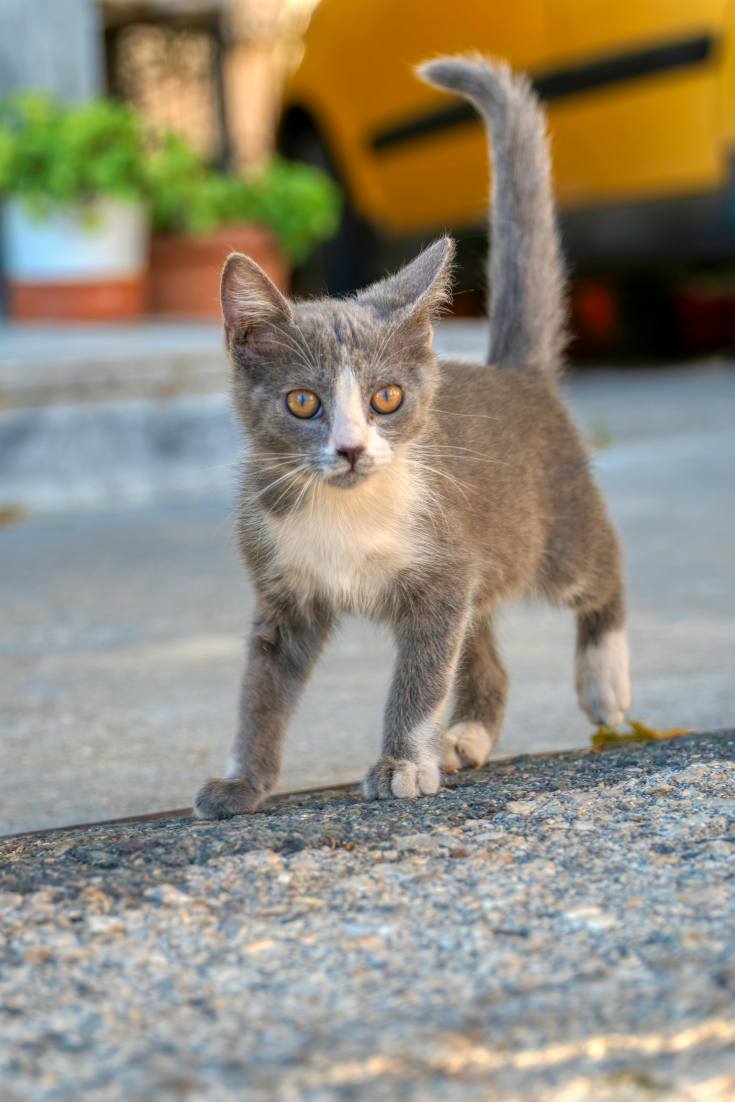
#> input picture Class_Codes/Lab7_28_JAN_CV_MAMSADAF/pexels-alexravvas-26611787.jpg, 3671 x 5506 px (shown at 1/5 size)
$ jupyter execute histogram2.ipynb
#> lines starting #> are read from the running program, lines starting #| are printed output that depends on the picture
### Importing all Required Libraries

[cell 1]
import numpy as np
import matplotlib.pyplot as plt
import pandas as pd
import cv2

### Reading the Image

[cell 2]
image = cv2.imread('pexels-alexravvas-26611787.jpg')
#> image is the input picture: shape (5506, 3671, 3); mean B, G, R 123.1, 139.5, 145.7
cv2.imshow('original', image)
cv2.waitKey(0)
cv2.destroyAllWindows()

### Displaying the Image Using Matplotlib

[cell 3]
plt.figure(figsize = (10,10))
plt.imshow(cv2.cvtColor(image, cv2.COLOR_BGR2RGB))
plt.title('Original Image')
plt.show()

### Printing Shape of the Image

[cell 4]
print(f" Shape of the Image:: {image.shape}")
#|  Shape of the Image:: (5506, 3671, 3)
print(f" Type of the Image:: {type(image)}")
#|  Type of the Image:: <class 'numpy.ndarray'>

### Resizing the Image & Reshaping the Image

[cell 5]
image1 = image.copy()
image2 = cv2.resize(image1,(500,500))
plt.figure(figsize = (10,10))
plt.imshow(cv2.cvtColor(image2, cv2.COLOR_BGR2RGB))
plt.title('Image 2')
plt.show()

### Separating Channels

[cell 6]
red = image2[0:500,0:500,0]
green = image2[:,:,1]
blue = image2[0:500,0:500,2]

[cell 7]
plt.figure(figsize = (10,10))
plt.subplot(1,4,1)
plt.imshow(cv2.cvtColor(image2, cv2.COLOR_BGR2RGB))
plt.title('ALL Channels')
plt.subplot(1,4,2)
plt.imshow(red)
plt.subplot(1,4,3)
plt.imshow(green)
plt.subplot(1,4,4)
plt.imshow(blue)
plt.tight_layout()
plt.show()

[cell 8]
image3 = cv2.vconcat([red,green,blue])
plt.imshow(image3)

[cell 9]
image3 = cv2.hconcat([red,green,blue])
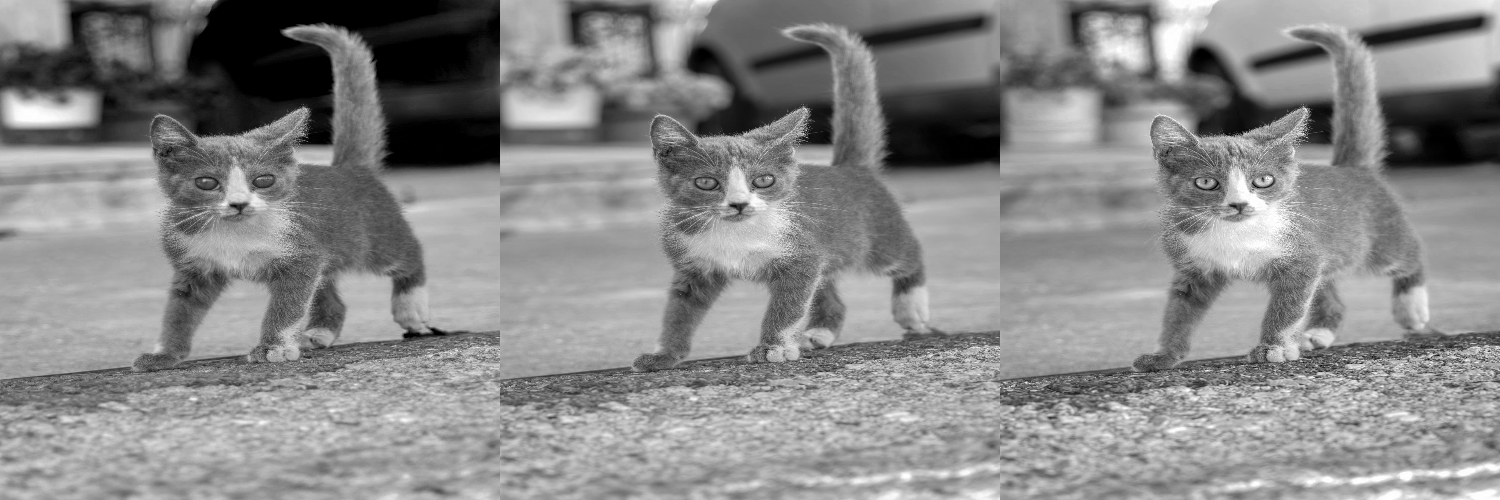
#> image3: shape (500, 1500); min 0, max 255, mean 136
plt.imshow(image3)

[cell 10]
image6 = cv2.cvtColor(image2, cv2.COLOR_BGR2RGB)
image7 = cv2.cvtColor(image2,cv2.COLOR_BGR2GRAY)
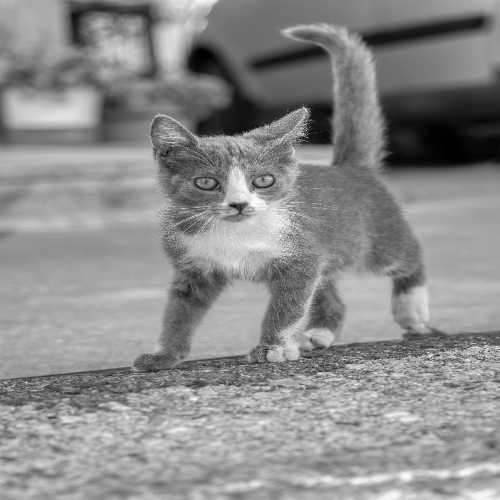
#> image7: shape (500, 500); min 0, max 251, mean 139.4
plt.figure()
plt.subplot(1,3,1)
plt.imshow(image2)
plt.title('Original')
plt.subplot(1,3,2)
plt.imshow(image6)
plt.title('RGB')
plt.subplot(1,3,3)
plt.imshow(image7,cmap='gray')
plt.title('Gray')
plt.show()
#> figure, not shown here; B, G, R data is drawn as R, G, B

[cell 11]
image8 = image2.copy()
image8[:,:,0] = 0  # Red Array Is Set to 0
image8[:,:,1] = 0  # Green Array Is Set to 0
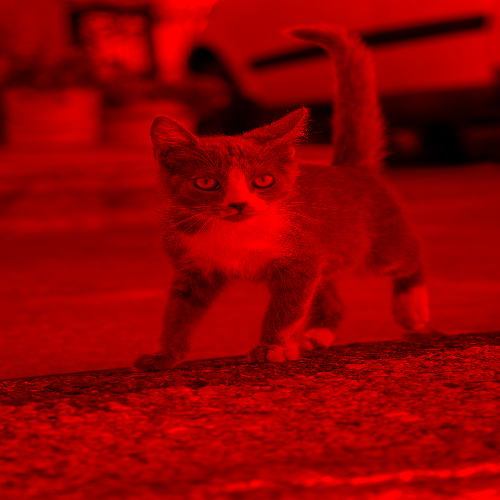
#> image8: shape (500, 500, 3); mean B, G, R 0, 0, 145.6

[cell 12]
image9 = image2.copy()
image9[:,:,0] = 0  # Red Array Is Set to 0
image9[:,:,2] = 0  # Blue Array Is Set to 0
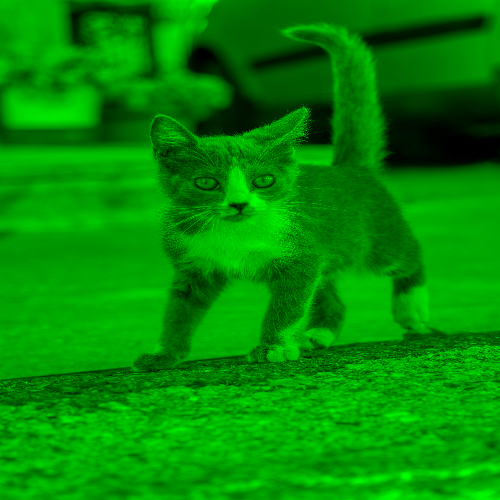
#> image9: shape (500, 500, 3); mean B, G, R 0, 139.4, 0

[cell 13]
image10 = image2.copy()
image10[:,:,1] = 0  # Green Array Is Set to 0
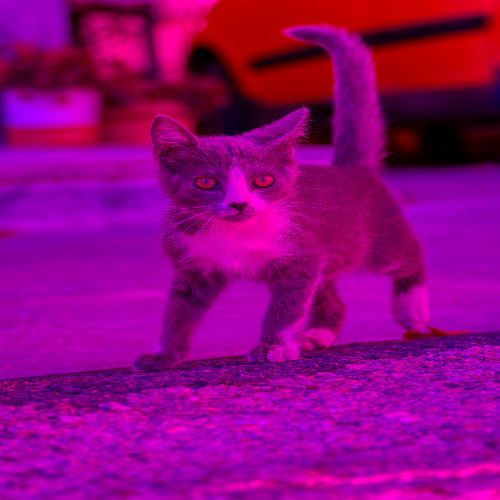
#> image10: shape (500, 500, 3); mean B, G, R 123, 0, 145.6
image10[:,:,2] = 0  # Blue Array Is Set to 0
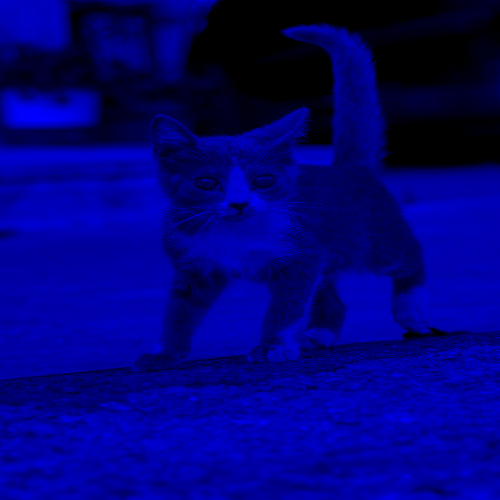
#> image10: shape (500, 500, 3); mean B, G, R 123, 0, 0

### Picture Coloring

[cell 14]
plt.figure(figsize = (10,10))
plt.subplot(1,4,1)
plt.imshow(image8)
plt.title('Blue Image')
plt.subplot(1,4,2)
plt.imshow(image9)
plt.title('Green Image')
plt.subplot(1,4,3)
plt.imshow(image10)
plt.title('Red Image')
plt.subplot(1,4,4)
plt.imshow(image2)
plt.title("Original Image")
plt.tight_layout()
plt.show()
#> figure, not shown here; B, G, R data is drawn as R, G, B

### Picture Indexing

[cell 15]
rows = 250
cols = 300
plt.figure(figsize = (10,10))
plt.imshow(image2[100:rows,150:cols,:])
plt.title('Cropped Image')
plt.show()
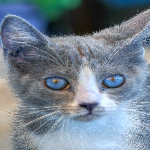
#> shown: shape (150, 150, 3); mean R, G, B 116, 129.6, 142.9

[cell 16]
image_colored = cv2.imread('pexels-alexravvas-26611787.jpg')
image_colored = cv2.resize(image_colored, (500,500))
image_colored = cv2.cvtColor(image_colored, cv2.COLOR_BGR2RGB)
image_grey = cv2.imread('pexels-alexravvas-26611787.jpg', cv2.IMREAD_GRAYSCALE)
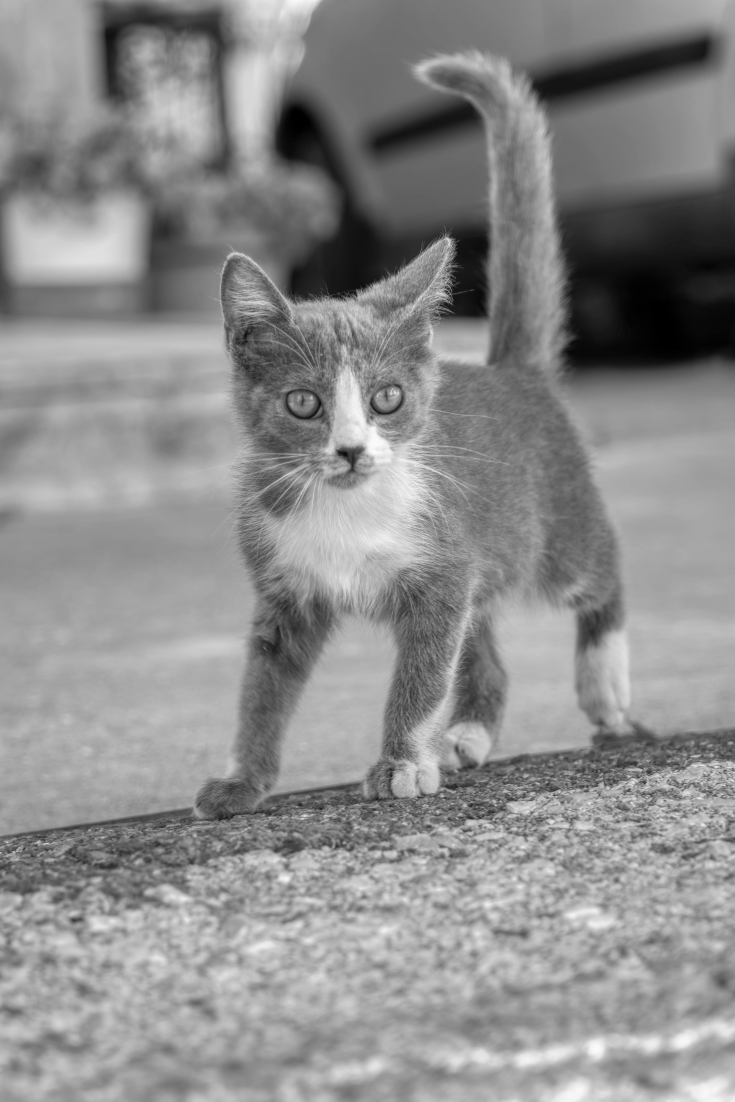
#> image_grey: shape (5506, 3671) (shown at 1/5 size); min 0, max 255, mean 139.5
image_grey = cv2.resize(image_grey , (500,500))
#> image_grey: shape (500, 500)
print(" Max Intensity in Colored " , image_colored.max())
#|  Max Intensity in Colored  255
print(" Min Intensity in Colored " , image_colored.min())
#|  Min Intensity in Colored  0
print(" Max Intensity in Grey " , image_grey.max())
#|  Max Intensity in Grey  251
print(" Min Intensity in Grey " , image_grey.min())
#|  Min Intensity in Grey  0

[cell 17]
r = np.zeros((256,)) # Size of one dimensional Zeros Array is 256
height, width = image_grey.shape
#> height = 500; width = 500
for i in range(height):
    for j in range(width):
        r[image_grey[i,j]] = r[image_grey[i,j]] + 1
#> after the loop, r = 256 values, max 3735 at index 165, min 0 at index 252, mean 976.6


plt.figure()
plt.bar(range(256), r )
plt.xlim(0, 256)
plt.xlabel(" Pixel Intensity")
plt.ylabel(" Frequency")
plt.title(" Histogram ")
plt.tight_layout()
#> figure, not shown here; tallest bar 3735 high, from x = 164.6 to 165.4

[cell 18]
hist = cv2.calcHist(images = [image_grey], channels = [0],mask = None, histSize= [256], ranges =[0,256])
#> hist has the same summary as r
plt.figure()
plt.bar(range(256), hist.ravel(), width = 1, color = "grey" )
plt.xlim(0, 256)
plt.xlabel(" Pixel Intensity")
plt.ylabel(" Frequency")
plt.title(" Histogram (GREY CHANNEL) ")
plt.tight_layout()
#> figure, not shown here; tallest bar 3735 high, from x = 164.5 to 165.5

### Red Channel Histogram

[cell 19]
hist = cv2.calcHist(images = [image_colored], channels = [0],mask = None, histSize= [256], ranges =[0,256])
#> hist = 256 values, max 3313 at index 155, min 91 at index 6, mean 976.6
plt.figure()
plt.bar(range(256), hist.ravel(), width = 1 , color = "Red")
plt.xlim(0, 256)
plt.xlabel(" Pixel Intensity")
plt.ylabel(" Frequency")
plt.title(" Histogram (RED CHANNEL)")
plt.tight_layout()
#> figure, not shown here; tallest bar 3313 high, from x = 154.5 to 155.5

### Green Channel Histogram

[cell 20]
hist = cv2.calcHist(images = [image_colored], channels = [1],mask = None, histSize= [256], ranges =[0,256])
#> hist = 256 values, max 3782 at index 168, min 4 at index 253, mean 976.6
plt.figure()
plt.bar(range(256), hist.ravel(), width = 1 , color = "Green" )
plt.xlim(0, 256)
plt.xlabel(" Pixel Intensity")
plt.ylabel(" Frequency")
plt.title(" Histogram (Green Channel)")
plt.tight_layout()
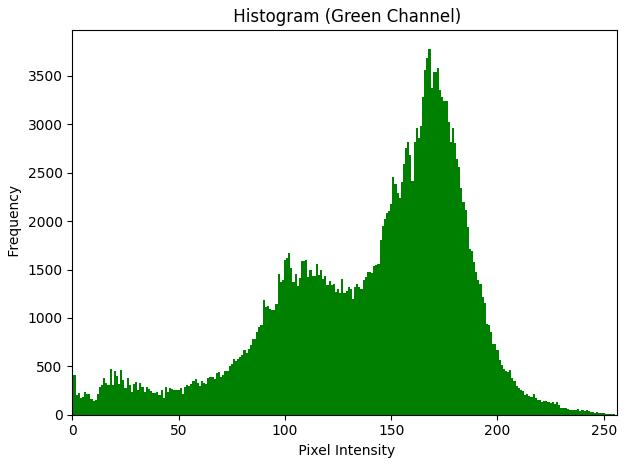
#> figure drawn by matplotlib, 1 panel; tallest bar 3782 high, from x = 167.5 to 168.5

[cell 21]
hist = cv2.calcHist(images = [image_colored], channels = [2],mask = None, histSize= [256], ranges =[0,256])
#> hist = 256 values, max 17612 at index 0, min 10 at index 255, mean 976.6
plt.figure()
plt.bar(range(256), hist.ravel(), width = 1 , color = "blue" )
plt.xlim(0, 256)
plt.xlabel(" Pixel Intensity")
plt.ylabel(" Frequency")
plt.title(" Histogram (Blue Channel)")
plt.tight_layout()
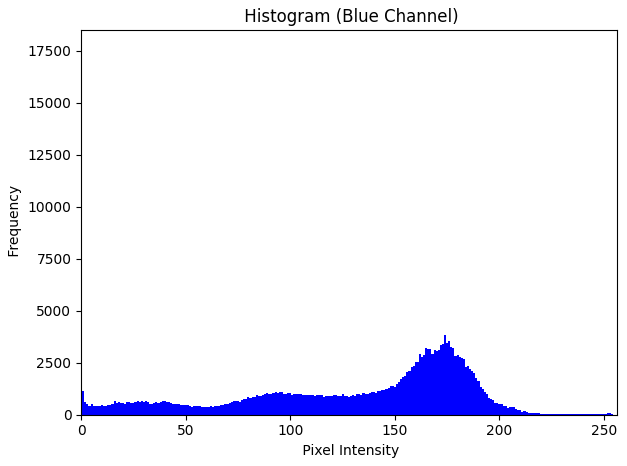
#> figure drawn by matplotlib, 1 panel; tallest bar 17612 high, from x = -0.5 to 0.5
